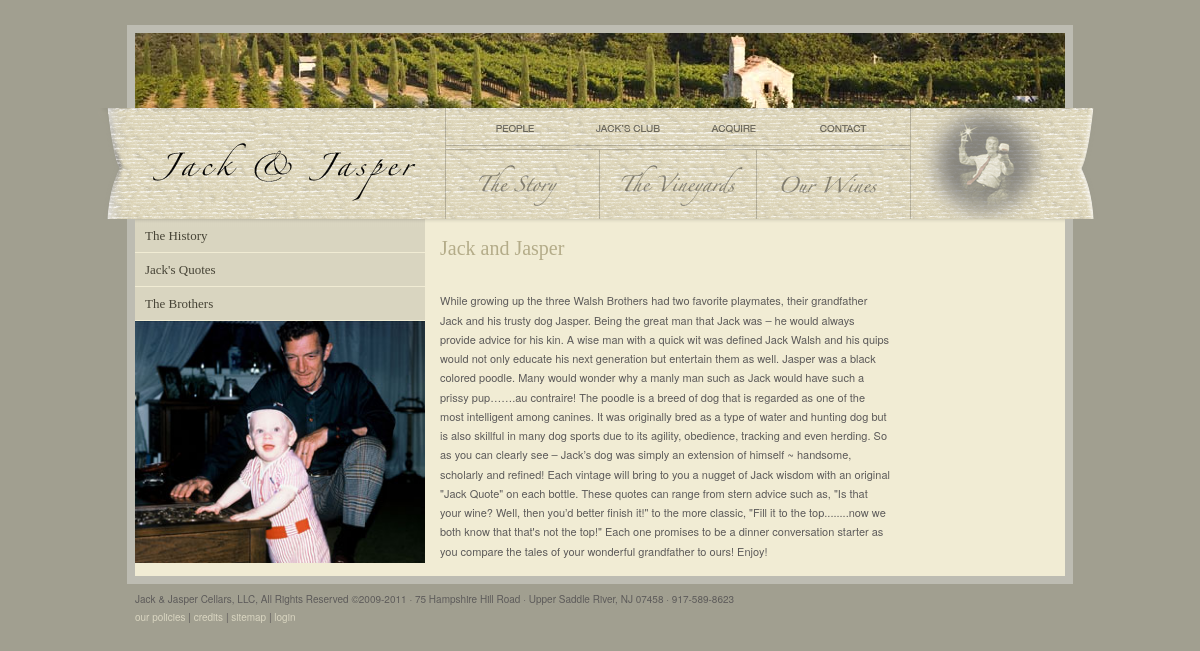
The page /pages/story.php on the database as committed earlier.
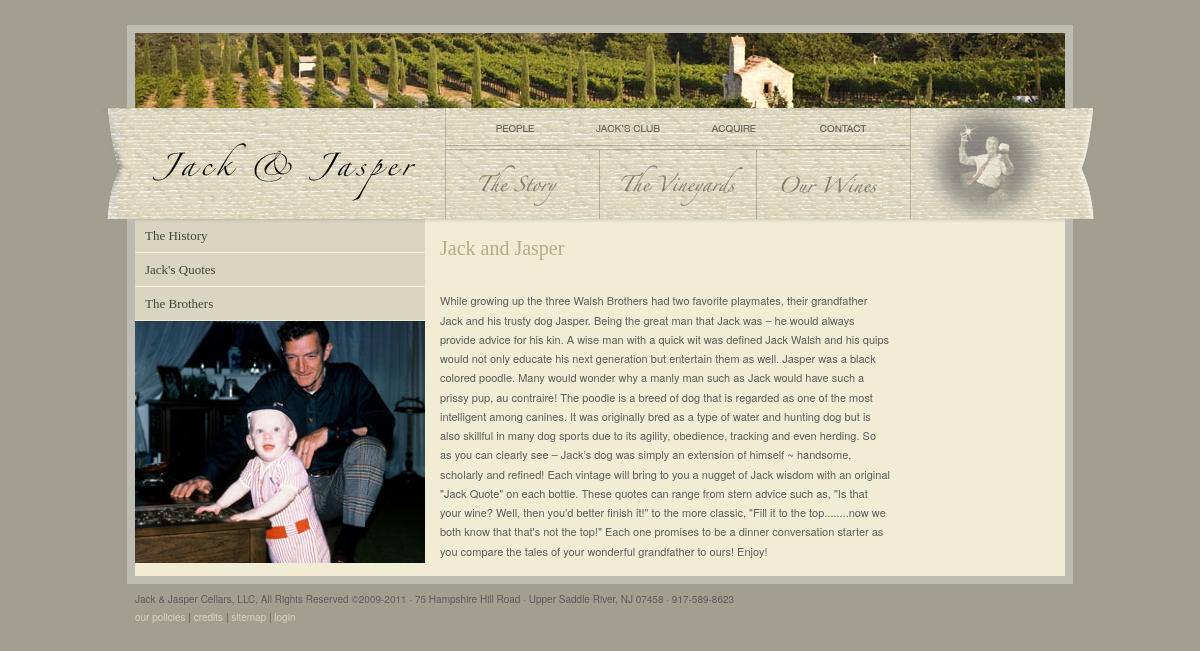
The same page on the database as committed later.
### tables this page shows
CREATE TABLE IF NOT EXISTS `story` (
  `id` bigint(20) unsigned NOT NULL auto_increment,
  `h1` varchar(25) NOT NULL,
  `h2` varchar(50) default NULL,
  `p` varchar(2048) default NULL,
  PRIMARY KEY  (`id`),
  UNIQUE KEY `id` (`id`)
);

### pages/story.php (the view, shortened to what this page needs)
<!DOCTYPE html PUBLIC "-//W3C//DTD XHTML 1.0 Transitional//EN" "http://www.w3.org/TR/xhtml1/DTD/xhtml1-transitional.dtd">
<html xmlns="http://www.w3.org/1999/xhtml">
    <head>
        <link rel="stylesheet" href="/css/main.css" type="text/css" media="screen" />
    </head>
	<?php
        require_once('../Connections/jackandjasper.php');
		if($_GET['id']){
                $id = $_GET['id'];}
            else{
                $id = 1;}
        $query_Story_RS = "SELECT * FROM story WHERE id=".$id;
        $Story_RS = mysql_query($query_Story_RS, $jackandjasper) or die(mysql_error());
        $row_Story_RS = mysql_fetch_assoc($Story_RS);
    ?>
    <body>
        <div id="wholewrapper">
			<div id="flashHome">
                <div id="header">
                    <img src="../img/header/default.jpg" alt="Harvest in the Jack &amp; Jasper Vineyards"/>
                    <? include("../php/mainnav.php"); ?>
                </div>
                <div id="maincontentwrapper">
                    <div id="leftcolumn">
                      <div id="leftsubnav">
                        <ul>
                            <li><a href="/pages/story.php?id=1">The History</a></li>
                            <li><a href="/pages/story.php?id=2">Jack's Quotes</a></li>
                            <li><a href="/pages/story.php?id=3">The Brothers</a></li>
                            <li><img src="/img/story/<?php echo $row_Story_RS['id'].".jpg";?>" /></li>
                        </ul>
                      </div>
                    </div>
                    <div id="content">
                        <div id="storycontent">
                          <h1><?php echo $row_Story_RS['h1']; ?></h1>
                          <h2>&nbsp;</h2>
                          <p>&nbsp;</p>
                          <p><?php echo $row_Story_RS['p']; ?></p>
                        </div>
                    </div>
                </div>
                <p><?php  include("../php/footer.php"); ?></p>
                <p>&nbsp;</p>
        	</div>
        </div>
    </body>
</html>

Rows that differ between the two databases and show on the page:
changed story "Jack and Jasper": p "…have such a prissy pup…….au contraire! The poodle is…" → "…have such a prissy pup, au contraire! The poodle is…"
